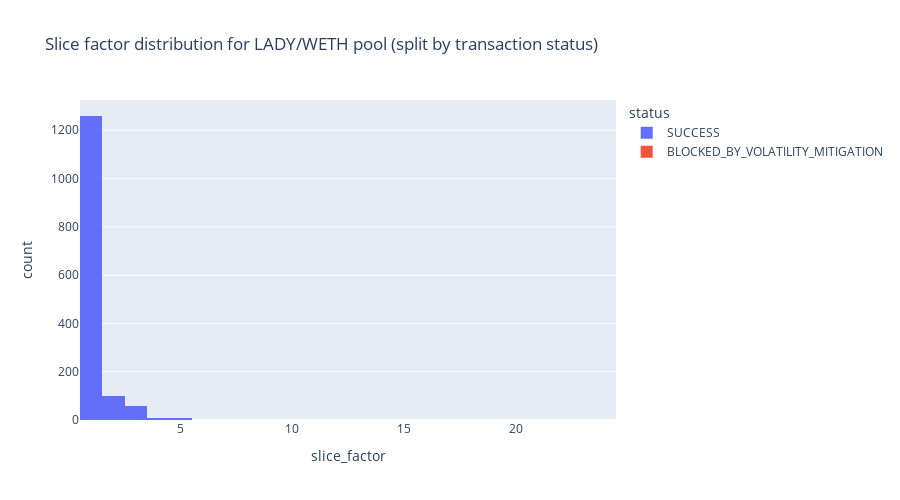
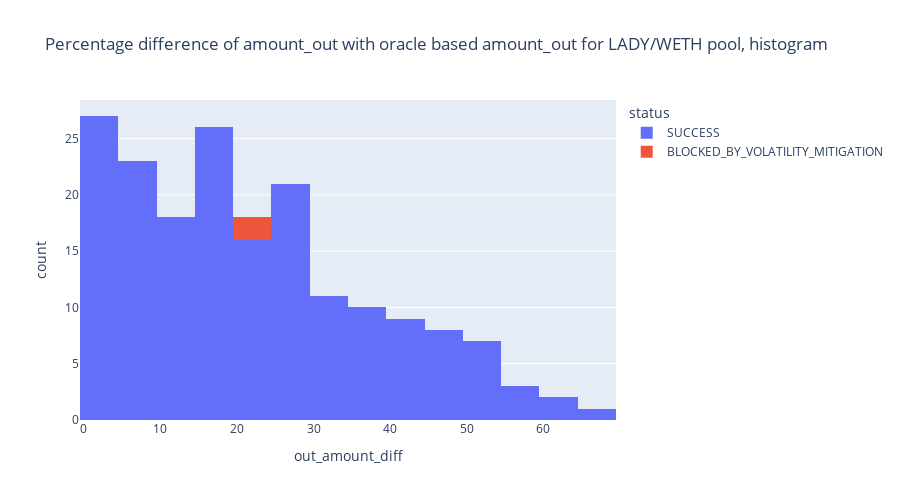

Notebook source saved alongside these figures, in order:
### Code cell
lady_weth_sim.show_mitigation_comparison(lady_weth_swaps_mitigation_off_df, lady_weth_swaps_mitigation_on_df)
lady_weth_sim.px_hist_blocked_transactions_slice(lady_weth_swaps_mitigation_on_df)
lady_weth_sim.px_hist_blocked_transactions_difference_from_oracle(lady_weth_swaps_mitigation_on_df)
lady_weth_sim.plot_slice_distribution_and_diff_limit_line(lady_weth_swaps_mitigation_on_df)
lady_weth_sim.plot_reserves_with_and_without_mitigation(lady_weth_swaps_mitigation_off_df, lady_weth_swaps_mitigation_on_df)
lady_weth_sim.plot_cumulative_prices_with_and_without_mitigation(lady_weth_swaps_mitigation_off_df, lady_weth_swaps_mitigation_off_df)

### Figure 1 — Plotly figure (JSON) as saved in the notebook; plotly's stock layout.template omitted (floating-point values rounded to 4 significant figures; data arrays with more than 128 entries replaced by an {"elided": "..."} marker saying what was removed)
{"data": [{"alignmentgroup": "True", "bingroup": "x", "hovertemplate": "status=SUCCESS<br>slice_factor=%{x}<br>count=%{y}<extra></extra>", "legendgroup": "SUCCESS", "marker": {"color": "#636efa", "pattern": {"shape": ""}}, "name": "SUCCESS", "offsetgroup": "SUCCESS", "orientation": "v", "showlegend": true, "type": "histogram", "x": {"elided": "1734 int values"}, "xaxis": "x", "yaxis": "y"}, {"alignmentgroup": "True", "bingroup": "x", "hovertemplate": "status=BLOCKED_BY_VOLATILITY_MITIGATION<br>slice_factor=%{x}<br>count=%{y}<extra></extra>", "legendgroup": "BLOCKED_BY_VOLATILITY_MITIGATION", "marker": {"color": "#EF553B", "pattern": {"shape": ""}}, "name": "BLOCKED_BY_VOLATILITY_MITIGATION", "offsetgroup": "BLOCKED_BY_VOLATILITY_MITIGATION", "orientation": "v", "showlegend": true, "type": "histogram", "x": [24, 22], "xaxis": "x", "yaxis": "y"}], "layout": {"barmode": "relative", "height": 500, "legend": {"title": {"text": "status"}, "tracegroupgap": 0}, "title": {"text": "Slice factor distribution for LADY/WETH pool (split by transaction status)"}, "width": 900, "xaxis": {"anchor": "y", "categoryorder": "total descending", "domain": [0, 1], "title": {"text": "slice_factor"}}, "yaxis": {"anchor": "x", "domain": [0, 1], "title": {"text": "count"}}}}

### Figure 2 — Plotly figure (JSON) as saved in the notebook; plotly's stock layout.template omitted (floating-point values rounded to 4 significant figures; data arrays with more than 128 entries replaced by an {"elided": "..."} marker saying what was removed)
{"data": [{"alignmentgroup": "True", "bingroup": "x", "hovertemplate": "status=SUCCESS<br>out_amount_diff=%{x}<br>count=%{y}<extra></extra>", "legendgroup": "SUCCESS", "marker": {"color": "#636efa", "pattern": {"shape": ""}}, "name": "SUCCESS", "offsetgroup": "SUCCESS", "orientation": "v", "showlegend": true, "type": "histogram", "x": {"elided": "182 int values"}, "xaxis": "x", "yaxis": "y"}, {"alignmentgroup": "True", "bingroup": "x", "hovertemplate": "status=BLOCKED_BY_VOLATILITY_MITIGATION<br>out_amount_diff=%{x}<br>count=%{y}<extra></extra>", "legendgroup": "BLOCKED_BY_VOLATILITY_MITIGATION", "marker": {"color": "#EF553B", "pattern": {"shape": ""}}, "name": "BLOCKED_BY_VOLATILITY_MITIGATION", "offsetgroup": "BLOCKED_BY_VOLATILITY_MITIGATION", "orientation": "v", "showlegend": true, "type": "histogram", "x": [22, 23], "xaxis": "x", "yaxis": "y"}], "layout": {"barmode": "relative", "height": 500, "legend": {"title": {"text": "status"}, "tracegroupgap": 0}, "title": {"text": "Percentage difference of amount_out with oracle based amount_out for LADY/WETH pool, histogram"}, "width": 900, "xaxis": {"anchor": "y", "categoryorder": "total descending", "domain": [0, 1], "title": {"text": "out_amount_diff"}}, "yaxis": {"anchor": "x", "domain": [0, 1], "title": {"text": "count"}}}}
